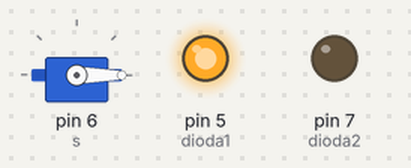
A sketch run on a simulated Arduino Uno, built with avr-gcc and run on an emulated ATmega328P. Parts: servo, output pins drawn as LEDs (lit = HIGH).

Above: at 0.1 s.
At 9.1 s:
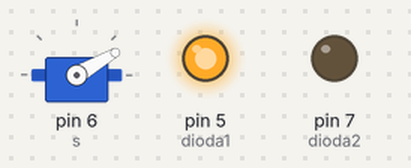
At 13.6 s:
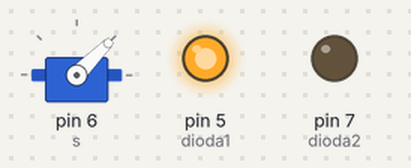
At 18.1 s:
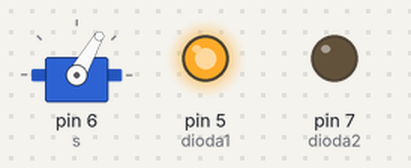
At 27.1 s:
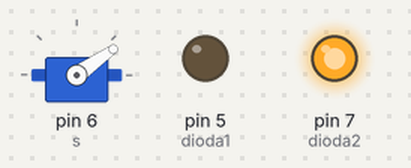
At 37.6 s:
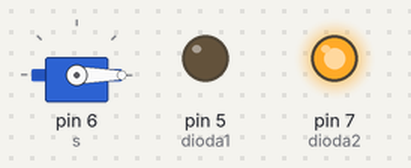
Timing chart, 0 to 40.0 s (numbered marks = the images above):
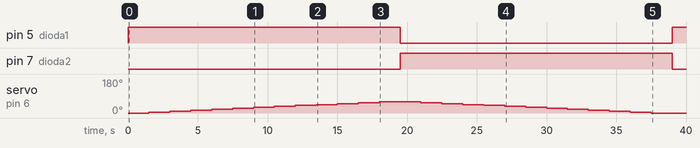

The sketch:

C3_4a.ino
```cpp
#include <Servo.h>
int dioda1=5;			// przyznanie etykiety dla numeru pinu
int dioda2=7;			// przyznanie etykiety dla numeru pinu
int i=0;			// tworzymy zmienną typu intiger
Servo s;			// definiujemy zmienną s, przez którą będziemy się komunikować

void setup()			// początkowa konfiguracja – część przygotowująca
{				// układ do działania
  s.attach(6);			// deklarujemy pod który pin podłączyliśmy serwomechanizm       s.write(i);				// zapisujemy wartość do serwomechanizmu (kąt)
  pinMode(dioda1,OUTPUT);		// ustawienie pinu jako wyjście
  digitalWrite(dioda1,LOW);		// ustawienie na pinie stanu niskiego – dioda nie świeci
  pinMode(dioda2,OUTPUT);		// ustawienie pinu jako wyjście
  digitalWrite(dioda2,LOW);		// ustawienie na pinie stanu niskiego – dioda nie świeci
}
void loop()				// główna pętla
{
  for(i=0;i<=60;i=i+5)		// zmiana wartości i w pętli od 0 do 60
{
  s.write(i);				// zapisujemy wartość do serwomechanizmu (kąt)
  digitalWrite(dioda1,HIGH);	// ustawienie na pinie stanu wysokiego – dioda świeci
  digitalWrite(dioda2,LOW);		// ustawienie na pinie stanu niskiego – dioda nie świeci
  delay(1500);			// czekaj wyznaczony czas
  }
  for(i=60;i>=0;i=i-5)		// zmiana wartości i w pętli od 60 do 0
{
    s.write(i);				// zapisujemy wartość do serwomechanizmu (kąt)
    digitalWrite(dioda1,LOW);	// ustawienie na pinie stanu niskiego – dioda nie świeci
    digitalWrite(dioda2,HIGH);	// ustawienie na pinie stanu wysokiego – dioda świeci
    delay(1500);			// czekaj wyznaczony czas
 }
}
```

Measured:
- by itself, pin 5 (dioda1): LOW → HIGH at 0.00 s, → LOW 19.5 s later, → HIGH 19.5 s later
- by itself, pin 7 (dioda2): LOW → HIGH at 19.5 s, → LOW 19.5 s later
- by itself, servo on pin 6 (s): rises from 0° to 60° in 16.5 s, then falls to 0° in 19.5 s
